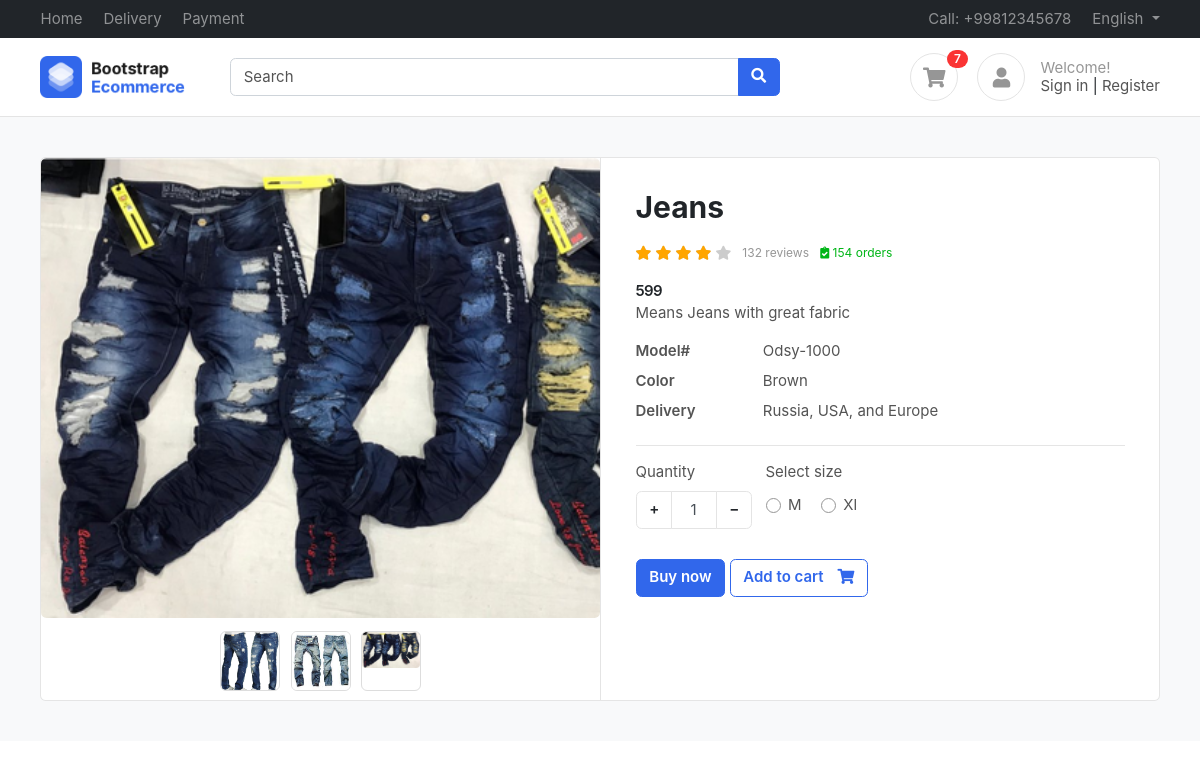
The page /product/jeans/ (signed in) on the database its author committed.
### accounts/models.py (models this page shows)
class Profile(BaseModel):
    user = models.OneToOneField(User, on_delete=models.CASCADE, related_name="profile")
    is_email_verified = models.BooleanField(default=False)
    email_token = models.CharField(max_length=100, null=True, blank=True)
    profile_image = models.ImageField(upload_to='profile')
    def get_cart_count(self):
        return CartItems.objects.filter(cart__is_paid=False, cart__user=self.user).count()

### products/models.py (models this page shows, shortened)
class Product(BaseModel):
    product_name=models.CharField(max_length=100)
    category=models.ForeignKey(Category,on_delete=models.CASCADE,related_name="products")
    price=models.IntegerField()
    product_description=models.TextField()
    slug=models.SlugField(unique=True,null=True,blank=True)
    color_variant=models.ManyToManyField(ColorVariant,blank=True)
    size_variant=models.ManyToManyField(SizeVariant,blank=True)
    discount_price = models.DecimalField(max_digits=10, decimal_places=2, blank=True, null=True)

class  ProductImage(BaseModel):
    product=models.ForeignKey(Product,on_delete=models.CASCADE,related_name="product_images")
    image=models.ImageField(upload_to="product")

class SizeVariant(BaseModel):
    size_name = models.CharField(max_length=100)
    price=models.IntegerField(default=0)

### products/views.py (the view)
# urls.py: path('<slug>/', get_product, name="get_product"),
def get_product(request, slug):
    try:
       product = Product.objects.get(slug=slug)
       context = {'product': product}
       if request.GET.get('size'):
           size = request.GET.get('size')
           price = product.get_product_price_by_size(size)
           context['selected_size'] = size
           context['updated_price'] = price
       return render(request, 'product/product.html', context=context)
    except Exception as e:
        print(e)

### templates/product/product.html (shortened to what this page needs)
{% extends "base/base.html"%}
{%  block start %}
<section class="section-content padding-y bg">
    <div class="container">
    <div class="card">
        <div class="row no-gutters">
            <aside class="col-md-6">
                <article class="gallery-wrap">
                    <div class="img-big-wrap">
                        <div> <a href="#"><img src="/media/{{product.product_images.first.image}}"></a></div>
                    </div>
                    <div class="thumbs-wrap">
                        {% for image in product.product_images.all %}
                            <a href="#" class="item-thumb"> <img src="/media/{{image.image}}"></a>
                        {% endfor %}
                    </div>
                </article>
            </aside>
            <main class="col-md-6 border-left">
                <article class="content-body">
                    <h2 class="title">{{product.product_name}}</h2>
                    <div class="rating-wrap my-3">
                        <ul class="rating-stars">
                            <li style="width:80%" class="stars-active">
                                <i class="fa fa-star"></i> <i class="fa fa-star"></i>
                                <i class="fa fa-star"></i> <i class="fa fa-star"></i>
                            </li>
                            <li>
                                <i class="fa fa-star"></i> <i class="fa fa-star"></i>
                                <i class="fa fa-star"></i> <i class="fa fa-star"></i>
                                <i class="fa fa-star"></i>
                            </li>
                        </ul>
                        <small class="label-rating text-muted">132 reviews</small>
                        <small class="label-rating text-success"> <i class="fa fa-clipboard-check"></i> 154 orders </small>
                    </div>
                    <div class="price-wrap">
                        <var class="price">
                            {% if updated_price %}
                                {{ updated_price }}
                            {% else %}
                                {{ product.price }}
                            {% endif %}
                        </var>
                    </div>
                    <p>{{product.product_description}}</p>
                    <dl class="row">
                        <dt class="col-sm-3">Model#</dt>
                        <dd class="col-sm-9">Odsy-1000</dd>
                        <dt class="col-sm-3">Color</dt>
                        <dd class="col-sm-9">Brown</dd>
                        <dt class="col-sm-3">Delivery</dt>
                        <dd class="col-sm-9">Russia, USA, and Europe </dd>
                    </dl>
                    <hr>
                    <div class="form-row">
                        <div class="form-group col-md flex-grow-0">
                            <label>Quantity</label>
                            <div class="input-group mb-3 input-spinner">
                                <div class="input-group-prepend">
                                    <button class="btn btn-light" type="button" id="button-plus"> + </button>
                                </div>
                                <input id="quantity-input" type="text" class="form-control" value="1">
                                <div class="input-group-append">
                                    <button class="btn btn-light" type="button" id="button-minus"> − </button>
                                </div>
                            </div>
                        </div>
                        {% if product.size_variant.count %}
                        <div class="form-group col-md">
                                <label>Select size</label>
                                <div class="mt-1">
                                {% for size in product.size_variant.all %}
                                    <label class="custom-control custom-radio custom-control-inline">
                                    <div class="custom-control-label">{{size.size_name}}</div>
                                    </label>
                                {% endfor %}
                                </div>
                        </div>
                        {% endif %}
                    </div>
                    <a href="#" class="btn  btn-primary"> Buy now </a>
                    <a href="{% url 'add_to_cart' product.uid %}?variant={{selected_size}}" class="btn btn-outline-primary"> <span class="text">Add to cart</span> <i class="fas fa-shopping-cart"></i>  </a>
                </article>
            </main>
        </div>
    </div>
    </div>
</section>
{% endblock %}

### templates/base/base.html (shortened to what this page needs)
<!DOCTYPE HTML>
<html lang="en">
<head>
<link href="/media/css/bootstrap.css" rel="stylesheet" type="text/css"/>
<link href="/media/fonts/fontawesome/css/all.min.css" type="text/css" rel="stylesheet">
<link href="/media/css/ui.css" rel="stylesheet" type="text/css"/>
<link href="/media/css/responsive.css" rel="stylesheet" />
</head>
<body>
	<header class="section-header">
		<nav class="navbar navbar-dark navbar-expand p-0 bg-dark">
		<div class="container">
			<ul class="navbar-nav d-none d-md-flex mr-auto">
				<li class="nav-item"><a class="nav-link" href="#">Home</a></li>
				<li class="nav-item"><a class="nav-link" href="#">Delivery</a></li>
				<li class="nav-item"><a class="nav-link" href="#">Payment</a></li>
			</ul>
			<ul class="navbar-nav">
				<li class="nav-item"><a href="#" class="nav-link"> Call: +99812345678 </a></li>
				<li class="nav-item dropdown">
					 <a href="#" class="nav-link dropdown-toggle" data-toggle="dropdown"> English </a>
				</li>
			</ul>
		  </div>
		</nav>
		<section class="header-main border-bottom">
			<div class="container">
		<div class="row align-items-center">
			<div class="col-lg-2 col-4">
				<div class="brand-wrap">
					<img class="logo" src="images/logo.png">
				</div>
			</div>
			<div class="col-lg-6 col-sm-12">
				<form action="#" class="search">
					<div class="input-group w-100">
						<input type="text" class="form-control" placeholder="Search">
						<div class="input-group-append">
						  <button class="btn btn-primary" type="submit">
							<i class="fa fa-search"></i>
						  </button>
						</div>
					</div>
				</form>
			</div>
			<div class="col-lg-4 col-sm-6 col-8">
				<div class="widgets-wrap float-md-right">
					<div class="widget-header  mr-3">
						<a href="#" class="icon icon-sm rounded-circle border"><i class="fa fa-shopping-cart"></i></a>
						<span class="badge badge-pill badge-danger notify">{{request.user.profile.get_cart_count}}</span>
					</div>
					<div class="widget-header icontext">
						<a href="#" class="icon icon-sm rounded-circle border"><i class="fa fa-user"></i></a>
						<div class="text">
							<span class="text-muted">Welcome!</span>
							<div>
								<a href="#">Sign in</a> |
								<a href="#"> Register</a>
							</div>
						</div>
					</div>
				</div>
			</div>
		</div>
			</div>
		</section>
	</header>
	{% block start %}
	{% endblock %}
</body>
</html>

### public/static/css/ui.css (style rules this page uses)
html { font-family: 'Inter', sans-serif; font-size: 15px; }
.price-wrap { letter-spacing: -0.7px; }
.content-body { flex: 1 1 auto; padding: 2rem 2.3rem; }
.icon-xs, .icon-sm, .icon-md, .icon-lg { display: inline-block; text-align: center; flex-shrink: 0; flex-grow: 0; }
.icon-sm { width: 48px; height: 48px; line-height: 48px; font-size: 20px; }
.padding-y { padding-top: 40px; padding-bottom: 40px; }
var { font-style: normal; }
article:after, .form-group:after { display: block; clear: both; content: ""; }
.bg { background-color: #f8f9fa; }
.card .title { color: #212529; }
.header-main { position: relative; padding-top: 1rem; padding-bottom: 1rem; }
.brand-wrap .logo, .navbar-brand .logo { margin-right: 7px; max-height: 42px; display: inline-block; }
.widget-header { display: inline-block; vertical-align: middle; position: relative; }
.widget-header a { color: #545454; }
.widget-header i { color: #969696; }
.widget-header .notify { position: absolute; top: -3px; right: -10px; }
.btn-light { background-color: #fff; border-color: #e4e4e4; }
.btn .text + i { margin-left: 10px; }
dl[class="row"] { margin-bottom: 0; }
.icontext { display: inline-flex; align-items: center; vertical-align: middle; }
.icontext .text { width: 100%; line-height: 1.2; color: #212529; }
.icontext .icon { position: relative; margin-right: 15px; flex-shrink: 0; flex-grow: 0; }
.notify { position: absolute; top: -4px; right: -10px; display: inline-block; padding: .25em .6em; font-size: 12px; line-height: 1; text-align: center; border-radius: 3rem; color: #fff; background-color: #fa3434; }
.price { font-weight: 600; color: #212529; }
.label-rating { margin-left: 7px; display: inline-block; vertical-align: middle; }
.rating-stars { display: inline-block; vertical-align: middle; list-style: none; margin: 0; padding: 0; position: relative; white-space: nowrap; clear: both; }
.rating-stars i { font-size: 14px; color: #ccc; display: inline; }
.rating-stars li { display: block; text-overflow: clip; white-space: nowrap; z-index: 1; }
.rating-stars li.stars-active { z-index: 2; position: absolute; top: 0; left: 0; overflow: hidden; }
.rating-stars li.stars-active i { color: orange; }
.input-spinner { width: 120px; flex-wrap: nowrap; display: inline-flex; }
.input-spinner input.form-control { text-align: center; max-width: 46px; flex-basis: 46px; border-color: #e4e4e4; flex-grow: 0; }
.input-spinner .btn { width: 36px; text-align: center; }
.gallery-wrap .img-big-wrap { margin-bottom: 10px; border-radius: 0.37rem; overflow: hidden; background-color: #fff; }
.gallery-wrap .img-big-wrap a { text-align: center; display: block; }
.gallery-wrap .img-big-wrap img { height: 460px; width: auto; display: inline-block; cursor: zoom-in; }
.gallery-wrap .thumbs-wrap { text-align: center; }
.gallery-wrap .thumbs-wrap .item-thumb { width: 60px; height: 60px; border: 1px solid #ddd; border-radius: 6px; margin: 3px; display: inline-block; overflow: hidden; }
.gallery-wrap .thumbs-wrap img { max-width: 100%; max-height: 100%; object-fit: cover; border-radius: 4px; cursor: zoom-in; }

### rows shown on the page
Product: product_images.first.image (picture), product_name "Jeans", price "599", product_description "Means Jeans with great fabric"
ProductImage: image (picture)
ProductImage: image (picture)
ProductImage: image (picture)
SizeVariant: size_name "M"
SizeVariant: size_name "Xl"

### other values the page prints
{{ request.user.profile.get_cart_count }} "7"
